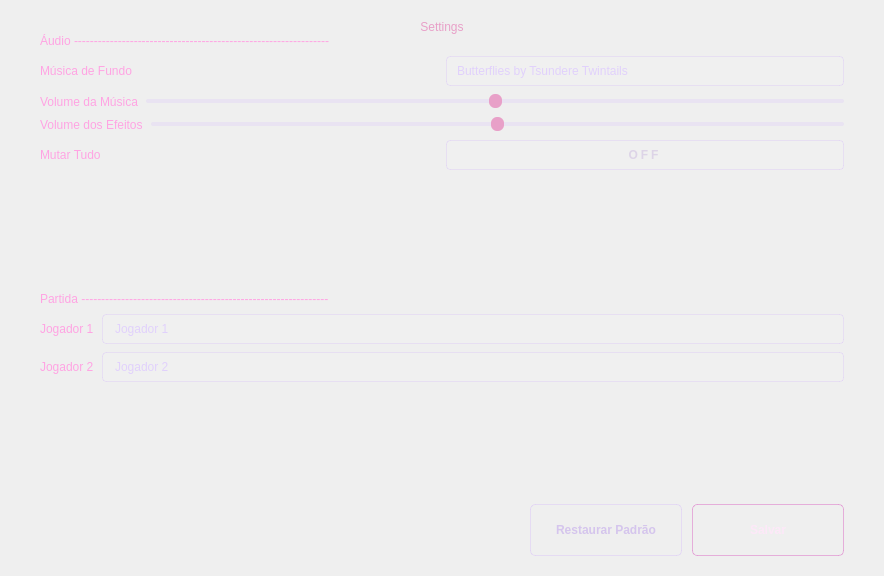
<?xml version="1.0" encoding="UTF-8"?>
<ui version="4.0">
 <class>Settings</class>
 <widget class="QDialog" name="Settings">
  <property name="geometry">
   <rect>
    <x>0</x>
    <y>0</y>
    <width>884</width>
    <height>576</height>
   </rect>
  </property>
  <property name="windowTitle">
   <string>Settings</string>
  </property>
  <property name="styleSheet">
   <string notr="true">background: qlineargradient(
    x1:0, y1:0, x2:0, y2:1,
    stop:0   #1a0a2e,
    stop:0.5 #0d0d22,
    stop:1   #0a1a2e
);</string>
  </property>
  <layout class="QVBoxLayout" name="rootLayout">
   <property name="spacing">
    <number>0</number>
   </property>
   <property name="leftMargin">
    <number>40</number>
   </property>
   <property name="topMargin">
    <number>20</number>
   </property>
   <property name="rightMargin">
    <number>40</number>
   </property>
   <property name="bottomMargin">
    <number>20</number>
   </property>
   <item>
    <widget class="QLabel" name="titulo">
     <property name="styleSheet">
      <string notr="true">font: 70pt &quot;American Years PERSONAL USE&quot;;
color: #e8a0c8;
background: transparent</string>
     </property>
     <property name="text">
      <string>Settings</string>
     </property>
     <property name="alignment">
      <set>Qt::AlignmentFlag::AlignCenter</set>
     </property>
    </widget>
   </item>
   <item>
    <layout class="QVBoxLayout" name="verticalLayout">
     <property name="spacing">
      <number>8</number>
     </property>
     <item>
      <widget class="QLabel" name="audioTituo">
       <property name="styleSheet">
        <string notr="true">font: 40pt &quot;Yellow Rabbit - Personal Use&quot;;
color: rgb(255, 164, 227);
background: transparent;</string>
       </property>
       <property name="text">
        <string>Áudio ----------------------------------------------------------------</string>
       </property>
      </widget>
     </item>
     <item>
      <layout class="QHBoxLayout" name="horizontalLayout">
       <item>
        <widget class="QLabel" name="label">
         <property name="styleSheet">
          <string notr="true">font: 10pt &quot;URW Gothic [UKWN]&quot;;
color: rgb(255, 164, 227);
background: transparent;</string>
         </property>
         <property name="text">
          <string>Música de Fundo</string>
         </property>
        </widget>
       </item>
       <item>
        <widget class="QComboBox" name="musicaDeFundoComboBox">
         <property name="styleSheet">
          <string notr="true">QComboBox {
    background: rgba(255, 255, 255, 13);
    border: 1px solid rgba(200, 160, 255, 50);
    border-radius: 4px;
    color: rgba(220, 200, 255, 200);
    padding: 6px 10px;
    font: 600 oblique 10pt &quot;URW Gothic [UKWN]&quot;;
}
QComboBox:hover {
    border-color: rgba(200, 160, 255, 120);
}
QComboBox::drop-down {
    border: none;
}
QComboBox QAbstractItemView {
    background: #1a0a2e;
    border: 1px solid rgba(200, 160, 255, 80);
    color: rgba(220, 200, 255, 200);
    selection-background-color: rgba(180, 80, 160, 80);
}</string>
         </property>
         <property name="currentText">
          <string>Butterflies by Tsundere Twintails</string>
         </property>
         <item>
          <property name="text">
           <string>Butterflies by Tsundere Twintails</string>
          </property>
         </item>
         <item>
          <property name="text">
           <string>Demo Booth by Xploshi</string>
          </property>
         </item>
         <item>
          <property name="text">
           <string>Hoogway - A Place I Love</string>
          </property>
         </item>
         <item>
          <property name="text">
           <string>keep ahold of my eyes by overscorn</string>
          </property>
         </item>
         <item>
          <property name="text">
           <string>LEASE by Takeshi Abo</string>
          </property>
         </item>
         <item>
          <property name="text">
           <string>Sweet Candy Coasty by SupaBubba</string>
          </property>
         </item>
         <item>
          <property name="text">
           <string>Tomorrow's Problems, Today by esselfortium</string>
          </property>
         </item>
         <item>
          <property name="text">
           <string>ufo shopping by tomcbumpz</string>
          </property>
         </item>
        </widget>
       </item>
      </layout>
     </item>
     <item>
      <layout class="QHBoxLayout" name="horizontalLayout_2">
       <item>
        <widget class="QLabel" name="label_2">
         <property name="styleSheet">
          <string notr="true">font: 10pt &quot;URW Gothic [UKWN]&quot;;
color: rgb(255, 164, 227);
background: transparent;</string>
         </property>
         <property name="text">
          <string>Volume da Música</string>
         </property>
        </widget>
       </item>
       <item>
        <widget class="QSlider" name="horizontalSliderSong">
         <property name="styleSheet">
          <string notr="true">QSlider::groove:horizontal {
    height: 4px;
    background: rgba(200, 160, 255, 40);
    border-radius: 2px;
}
QSlider::sub-page:horizontal {
    background: qlineargradient(
        x1:0, y1:0, x2:1, y2:0,
        stop:0 #9060c0,
        stop:1 #e8a0c8
    );
    border-radius: 2px;
}
QSlider::handle:horizontal {
    width: 13px;
    height: 13px;
    margin: -5px 0;
    border-radius: 6px;
    background: #e8a0c8;
}</string>
         </property>
         <property name="maximum">
          <number>100</number>
         </property>
         <property name="sliderPosition">
          <number>50</number>
         </property>
         <property name="orientation">
          <enum>Qt::Orientation::Horizontal</enum>
         </property>
        </widget>
       </item>
      </layout>
     </item>
     <item>
      <layout class="QHBoxLayout" name="horizontalLayout_3">
       <item>
        <widget class="QLabel" name="label_3">
         <property name="styleSheet">
          <string notr="true">font: 10pt &quot;URW Gothic [UKWN]&quot;;
color: rgb(255, 164, 227);
background: transparent;</string>
         </property>
         <property name="text">
          <string>Volume dos Efeitos</string>
         </property>
        </widget>
       </item>
       <item>
        <widget class="QSlider" name="horizontalSliderEffects">
         <property name="styleSheet">
          <string notr="true">QSlider::groove:horizontal {
    height: 4px;
    background: rgba(200, 160, 255, 40);
    border-radius: 2px;
}
QSlider::sub-page:horizontal {
    background: qlineargradient(
        x1:0, y1:0, x2:1, y2:0,
        stop:0 #9060c0,
        stop:1 #e8a0c8
    );
    border-radius: 2px;
}
QSlider::handle:horizontal {
    width: 13px;
    height: 13px;
    margin: -5px 0;
    border-radius: 6px;
    background: #e8a0c8;
}</string>
         </property>
         <property name="maximum">
          <number>100</number>
         </property>
         <property name="sliderPosition">
          <number>50</number>
         </property>
         <property name="orientation">
          <enum>Qt::Orientation::Horizontal</enum>
         </property>
        </widget>
       </item>
      </layout>
     </item>
     <item>
      <layout class="QHBoxLayout" name="horizontalLayout_4">
       <item>
        <widget class="QLabel" name="label_4">
         <property name="styleSheet">
          <string notr="true">font: 10pt &quot;URW Gothic [UKWN]&quot;;
color: rgb(255, 164, 227);
background: transparent;</string>
         </property>
         <property name="text">
          <string>Mutar Tudo</string>
         </property>
        </widget>
       </item>
       <item>
        <widget class="QPushButton" name="muteButton">
         <property name="cursor">
          <cursorShape>PointingHandCursor</cursorShape>
         </property>
         <property name="styleSheet">
          <string notr="true">QPushButton {
    background: rgba(255, 255, 255, 10);
    border: 1px solid rgba(200, 160, 255, 50);
    border-radius: 4px;
    color: rgba(200, 180, 220, 120);
    font-size: 12px;
    font-weight: bold;
    letter-spacing: 3px;
    padding: 7px 0px;
}
QPushButton:checked {
    background: rgba(180, 80, 160, 80);
    border-color: rgba(220, 120, 200, 130);
    color: #f0c0e0;
}
QPushButton:hover {
    border-color: rgba(200, 160, 255, 120);
}</string>
         </property>
         <property name="text">
          <string>OFF</string>
         </property>
         <property name="checkable">
          <bool>true</bool>
         </property>
        </widget>
       </item>
      </layout>
     </item>
    </layout>
   </item>
   <item>
    <spacer name="verticalSpacer">
     <property name="orientation">
      <enum>Qt::Orientation::Vertical</enum>
     </property>
     <property name="sizeHint" stdset="0">
      <size>
       <width>20</width>
       <height>12</height>
      </size>
     </property>
    </spacer>
   </item>
   <item>
    <layout class="QVBoxLayout" name="verticalLayout_2">
     <property name="spacing">
      <number>8</number>
     </property>
     <item>
      <widget class="QLabel" name="audioTituo_2">
       <property name="styleSheet">
        <string notr="true">font: 40pt &quot;Yellow Rabbit - Personal Use&quot;;
color: rgb(255, 164, 227);
background: transparent;</string>
       </property>
       <property name="text">
        <string>Partida --------------------------------------------------------------</string>
       </property>
      </widget>
     </item>
     <item>
      <layout class="QHBoxLayout" name="horizontalLayout_5">
       <item>
        <widget class="QLabel" name="label_5">
         <property name="styleSheet">
          <string notr="true">font: 10pt &quot;URW Gothic [UKWN]&quot;;
color: rgb(255, 164, 227);
background: transparent;</string>
         </property>
         <property name="text">
          <string>Jogador 1</string>
         </property>
        </widget>
       </item>
       <item>
        <widget class="QLineEdit" name="lineEditJogador1">
         <property name="styleSheet">
          <string notr="true">QLineEdit {
    background: rgba(255, 255, 255, 13);
    border: 1px solid rgba(200, 160, 255, 50);
    border-radius: 4px;
    color: rgba(220, 200, 255, 200);
    padding: 6px 10px;
    font-size: 12px;
}
QLineEdit:focus {
    border-color: rgba(200, 160, 255, 150);
}</string>
         </property>
         <property name="text">
          <string>Jogador 1</string>
         </property>
        </widget>
       </item>
      </layout>
     </item>
     <item>
      <layout class="QHBoxLayout" name="horizontalLayout_6">
       <item>
        <widget class="QLabel" name="label_6">
         <property name="styleSheet">
          <string notr="true">font: 10pt &quot;URW Gothic [UKWN]&quot;;
color: rgb(255, 164, 227);
background: transparent;</string>
         </property>
         <property name="text">
          <string>Jogador 2</string>
         </property>
        </widget>
       </item>
       <item>
        <widget class="QLineEdit" name="lineEditJogador2">
         <property name="styleSheet">
          <string notr="true">QLineEdit {
    background: rgba(255, 255, 255, 13);
    border: 1px solid rgba(200, 160, 255, 50);
    border-radius: 4px;
    color: rgba(220, 200, 255, 200);
    padding: 6px 10px;
    font-size: 12px;
}
QLineEdit:focus {
    border-color: rgba(200, 160, 255, 150);
}</string>
         </property>
         <property name="text">
          <string>Jogador 2</string>
         </property>
        </widget>
       </item>
      </layout>
     </item>
     <item>
      <layout class="QHBoxLayout" name="horizontalLayout_7"/>
     </item>
    </layout>
   </item>
   <item>
    <spacer name="verticalSpacer_2">
     <property name="orientation">
      <enum>Qt::Orientation::Vertical</enum>
     </property>
     <property name="sizeHint" stdset="0">
      <size>
       <width>20</width>
       <height>16</height>
      </size>
     </property>
    </spacer>
   </item>
   <item>
    <layout class="QHBoxLayout" name="buttonLayout">
     <property name="spacing">
      <number>10</number>
     </property>
     <item>
      <spacer name="buttonSpacer">
       <property name="orientation">
        <enum>Qt::Orientation::Horizontal</enum>
       </property>
       <property name="sizeHint" stdset="0">
        <size>
         <width>40</width>
         <height>20</height>
        </size>
       </property>
      </spacer>
     </item>
     <item>
      <widget class="QPushButton" name="btnCancelar">
       <property name="cursor">
        <cursorShape>PointingHandCursor</cursorShape>
       </property>
       <property name="styleSheet">
        <string notr="true">QPushButton {
    border-radius: 5px;
    font-size: 12px;
    font-weight: bold;
    padding: 8px 20px;
    min-width: 110px;
    min-height: 34px;
    background: transparent;
    border: 1px solid rgba(200, 160, 255, 65);
    color: rgba(200, 175, 235, 170);
}
QPushButton:hover {
    background: rgba(200, 160, 255, 15);
    border-color: rgba(200, 160, 255, 130);
    color: rgba(225, 205, 255, 230);
}
QPushButton:pressed {
    background: rgba(200, 160, 255, 8);
}</string>
       </property>
       <property name="text">
        <string>Restaurar Padrão</string>
       </property>
      </widget>
     </item>
     <item>
      <widget class="QPushButton" name="btnSalvar">
       <property name="cursor">
        <cursorShape>PointingHandCursor</cursorShape>
       </property>
       <property name="styleSheet">
        <string notr="true">QPushButton {
    border-radius: 5px;
    font-size: 12px;
    font-weight: bold;
    padding: 8px 20px;
    min-width: 110px;
    min-height: 34px;
    background: qlineargradient(
        x1:0, y1:0, x2:1, y2:0,
        stop:0 rgba(155, 55, 135, 220),
        stop:1 rgba(205, 90, 170, 220)
    );
    border: 1px solid rgba(220, 120, 200, 140);
    color: #fde8f8;
}
QPushButton:hover {
    background: qlineargradient(
        x1:0, y1:0, x2:1, y2:0,
        stop:0 rgba(175, 70, 155, 255),
        stop:1 rgba(225, 110, 190, 255)
    );
    border-color: rgba(240, 150, 220, 200);
}
QPushButton:pressed {
    background: rgba(130, 45, 115, 240);
}</string>
       </property>
       <property name="text">
        <string>Salvar</string>
       </property>
      </widget>
     </item>
    </layout>
   </item>
  </layout>
 </widget>
 <resources/>
 <connections/>
</ui>
